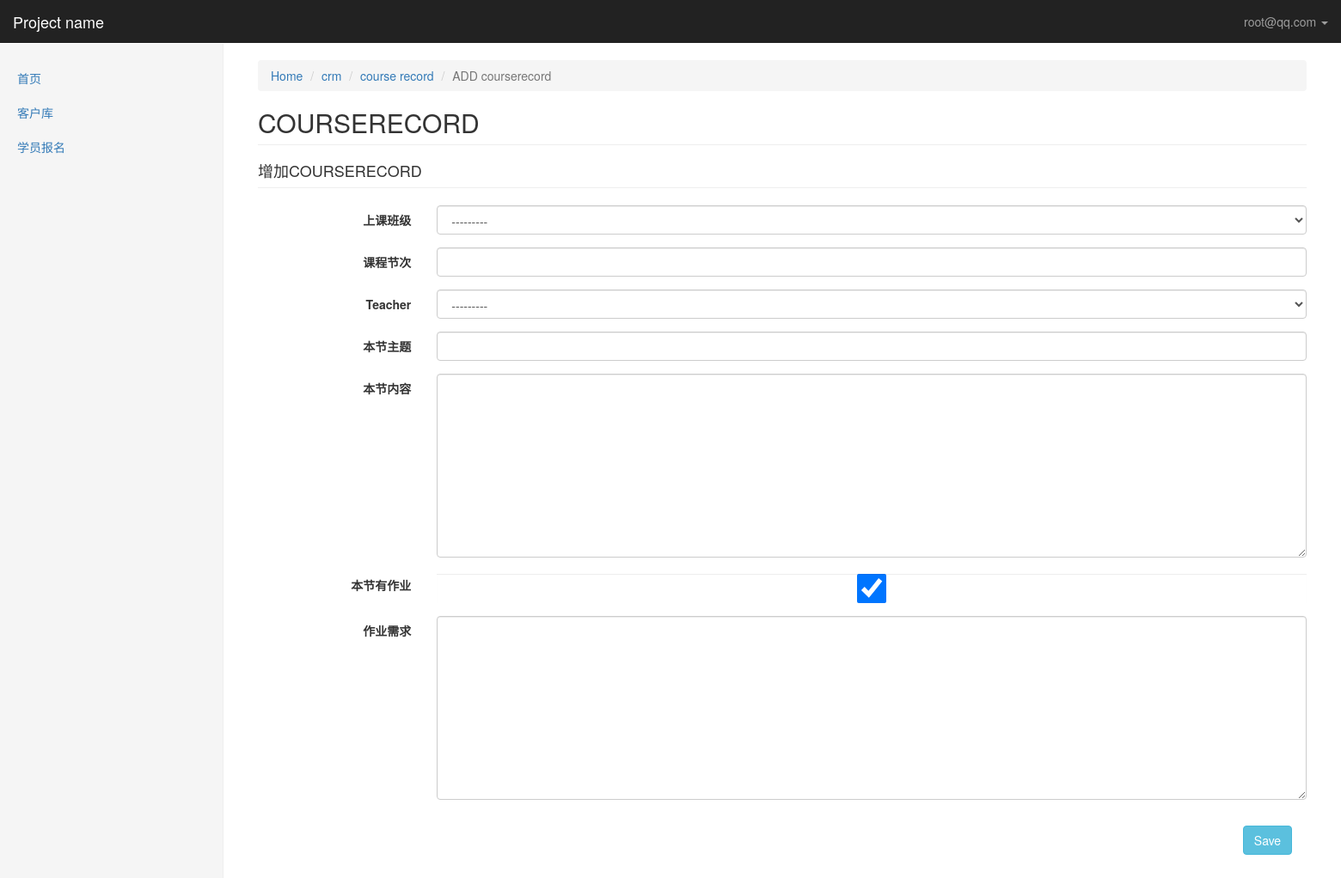
The page /kingadmin/crm/courserecord/add/ (signed in) on the database its author committed.
### crm/models.py (models this page shows, shortened)
class UserProfile(AbstractBaseUser, PermissionsMixin):
    email = models.EmailField(
        verbose_name='email address',
        max_length=255,
        unique=True,
    )
    name = models.CharField(max_length=64, verbose_name="姓名")
    is_active = models.BooleanField(default=True)
    is_staff = models.BooleanField(default=True)
    is_admin = models.BooleanField(default=False)
    role = models.ManyToManyField("Role", blank=True, null=True)
    objects = UserProfileManager()
    USERNAME_FIELD = 'email'
    REQUIRED_FIELDS = ['name']
    def __str__(self):              # __unicode__ on Python 2
        return self.email
    class Meta:
        permissions = (
            ('crm_table_list', '可以查看kingadmin每张表里所有的数据'),
            ('crm_table_list_view', '可以访问kingadmin表里每条数据的修改页'),
            ('crm_table_list_change', '可以对kingadmin表里的每条数据进行修改'),
            ('crm_table_obj_add_view', '可以访问kingadmin每张表的数据增加页'),
            ('crm_table_obj_add', '可以对kingadmin每张表进行数据添加'),
        )

class Menus(models.Model):
    name = models.CharField(max_length=64)
    url_type_choices = ((0, 'absolute'), (1, 'dynamic'))
    url_type = models.SmallIntegerField(choices=url_type_choices, default=0)
    url_name = models.CharField(max_length=128)
    class Meta:
        unique_together = ('name', 'url_name')

### kingadmin/permissions.py (the view)
    def inner(*args,**kwargs):
        if not perm_check(*args,**kwargs):
            request = args[0]
            return render(request,'kingadmin/page_403.html')
        return func(*args,**kwargs)

### crm/models.py (called while the page is built)
    def __str__(self):
        return "%s(%s)期" % (self.course.name, self.semester)

### kingadmin/form_handle.py (called while the page is built)
def create_dynamic_model_form(admin_class, form_add=False):
    class Meta:
        model = admin_class.model  #类对象
        fields = "__all__"
        if not form_add: #修改
            exclude = admin_class.readonly_fields
            admin_class.form_add = False #这是因为自始至终admin_class实例都是同一个,
        else:
            admin_class.form_add = True
    def __new__(cls, *args, **kwargs):
        print("__new__", cls, args, kwargs)
        for field_name in cls.base_fields:  #循环每一个字段
            field_obj = cls.base_fields[field_name]  #拿到每一个字段对象
            field_obj.widget.attrs.update({'class': 'form-control'})  # 给每个字段添加属性
        return ModelForm.__new__(cls)
    dynamic_form = type("DynamicModelForm", (ModelForm, ), {"Meta": Meta, '__new__': __new__})  #动态生成model模块
    print(dynamic_form)
    return dynamic_form

### kingadmin/permissions.py (called while the page is built)
def check_permission(func):
    def inner(*args,**kwargs):
        if not perm_check(*args,**kwargs):
            request = args[0]
            return render(request,'kingadmin/page_403.html')
        return func(*args,**kwargs)
    return inner

### kingadmin/templatetags/kingadmin_tags.py (called while the page is built)
@register.simple_tag
def get_model_name(admin_class):
    return admin_class.model._meta.model_name.upper()

@register.simple_tag
def get_model_verbose_name(admin_class):
    return admin_class.model._meta.verbose_name

### kingadmin/views.py (called while the page is built)
@permissions.check_permission
@login_required
def table_obj_add(request, app_name, model_name):
    admin_class = site.enabled_admins[app_name][model_name]
    model_form = form_handle.create_dynamic_model_form(admin_class, form_add=True)
    if request.method == "GET":
        form_obj = model_form()
    elif request.method == "POST":
        form_obj = model_form(data=request.POST)
        if form_obj.is_valid():
            form_obj.save()
            return redirect('/kingadmin/%s/%s/' % (app_name, model_name))
    return render(request, "kingadmin/table_obj_add.html", locals())

### kingadmin/templates/kingadmin/table_obj_add.html
{% extends 'kingadmin/index.html' %}
{% load kingadmin_tags %}
{% block right-content-container %}
    <ol class="breadcrumb">
        <li><a href="/kingadmin/">Home</a></li>
        <li><a href="/kingadmin/{{ app_name }}/">{{ app_name }}</a></li>
        <li><a href="/kingadmin/{{ app_name }}/{{ model_name }}/">{% get_model_verbose_name admin_class %}</a></li>
        <li class="active">ADD {{ model_name }}</li>
    </ol>
    <h2 class="page-header">{% get_model_name admin_class %}</h2>
    <h4 class="page-header">增加{% get_model_name admin_class %}</h4>
{% include "kingadmin/table_obj_change_component.html" %}
{% endblock %}

### kingadmin/templates/kingadmin/index.html (shortened to what this page needs)
{% extends 'base.html' %}
{% block body %}
<nav class="navbar navbar-inverse navbar-fixed-top">
  <div class="container-fluid">
    <div class="navbar-header">
      <a class="navbar-brand" href="#">Project name</a>
    </div>
    <div id="navbar" class="navbar-collapse collapse">
      <ul class="nav navbar-nav navbar-right">
          <li class="dropdown">
              <a href="#" class="dropdown-toggle" data-toggle="dropdown" role="button" aria-haspopup="true" aria-expanded="false">{{ request.user }} <span class="caret"></span></a>
          </li>
      </ul>
    </div>
  </div>
</nav>
<div class="container-fluid">
  <div class="row">
    <div class="col-sm-3 col-md-2 sidebar">
      <ul class="nav nav-sidebar">
        {% for role in request.user.role.select_related %}
            {% for menu in role.menus.select_related %}
                {% if request.path == menu.url_name %}
                    <li class="active"><a href="{% if menu.url_type == 0 %}{{ menu.url_name }}{% else %}{% url menu.url_name %}{% endif %}">{{ menu.name }}</a></li>
                {% else %}
                    <li><a href="{% if menu.url_type == 0 %}{{ menu.url_name }}{% else %}{% url menu.url_name %}{% endif %}">{{ menu.name }}</a></li>
                {% endif %}
            {% endfor %}
        {% endfor %}
      </ul>
    </div>
    <div class="col-sm-9 col-sm-offset-3 col-md-10 col-md-offset-2 main">
      {% block right-content-container %}{% endblock %}
    </div>
  </div>
</div>
{% endblock %}

### statics/css/dashboard.css (style rules this page uses)
body { padding-top: 50px; }
.navbar-fixed-top { border: 0; }
.sidebar { display: none; }
@media (min-width: 768px) { .sidebar { position: fixed; top: 51px; bottom: 0; left: 0; z-index: 1000; display: block; padding: 20px; overflow-x: hidden; overflow-y: auto; background-color: #f5f5f5; border-right: 1px solid #eee; } }
.nav-sidebar { margin-right: -21px; margin-bottom: 20px; margin-left: -20px; }
.nav-sidebar > li > a { padding-right: 20px; padding-left: 20px; }
.main { padding: 20px; }
@media (min-width: 768px) { .main { padding-right: 40px; padding-left: 40px; } }
.main .page-header { margin-top: 0; }

### rows shown on the page
UserProfile: user "root@qq.com"
Menus: name "首页"
Menus: name "客户库"
Menus: name "学员报名"

### other values the page prints
{{ app_name }} "crm"
{{ model_name }} "courserecord"
{{ field.label }} "上课班级" "课程节次" "Teacher" "本节主题" "本节内容" "本节有作业" "作业需求"
